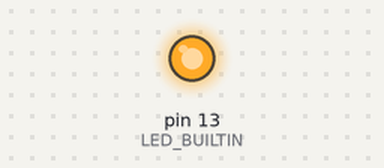
A sketch run on a simulated Arduino Uno, built with avr-gcc and run on an emulated ATmega328P. Parts: output pins drawn as LEDs (lit = HIGH).

Above: at 1.1 s.
At 5.5 s:
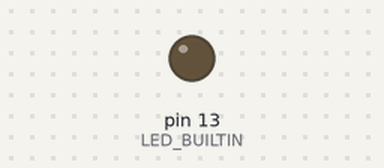
Timing chart, 0 to 7.4 s (numbered marks = the images above):
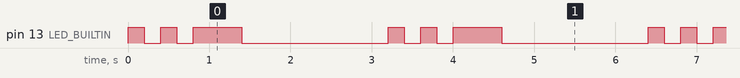

The sketch:

03_signal_pattern.ino
```cpp
// Exercise 03: short, short, long, followed by a quiet gap.
const unsigned long shortPulseMs = 200;
const unsigned long longPulseMs = 600;
const unsigned long pulseGapMs = 200;
const unsigned long signalGapMs = 1800;

// Parameters receive the durations supplied by each caller.
void pulseLed(unsigned long onMs, unsigned long offMs) {
  digitalWrite(LED_BUILTIN, HIGH);
  delay(onMs);
  digitalWrite(LED_BUILTIN, LOW);
  delay(offMs);
}

void setup() {
  pinMode(LED_BUILTIN, OUTPUT);
  digitalWrite(LED_BUILTIN, LOW);
}

void loop() {
  pulseLed(shortPulseMs, pulseGapMs);
  pulseLed(shortPulseMs, pulseGapMs);
  pulseLed(longPulseMs, signalGapMs);
}
```

Measured:
- by itself, pin 13 (LED_BUILTIN): repeats every 3.2 s: LOW 0.20 s, HIGH 0.20 s, LOW 0.20 s, HIGH 0.60 s, LOW 1.8 s, HIGH 0.20 s
- by itself, everything shown: repeats every 3.2 s, in 6 steps
